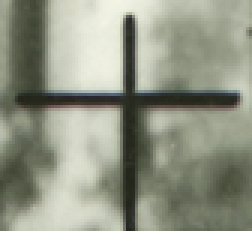
#> input picture sample_data/fiducial_template_bottom.tif, 84 x 77 px (shown 3 times larger)
$ python enhance_input_image.py ../sample_data/fiducial_template_bottom.tif ../sample_data/fiducial_template_left.tif
#> lines starting #> are read from the running program, lines starting #| are printed output that depends on the picture
# date: 02-03-2026
# author: MohantyB
# topic: historic aerial image processing
# description: script to enhance the input image by

import os, sys
import numpy as np
import cv2
from skimage import exposure
from PIL import Image
import matplotlib.pyplot as plt

# set the OpenCV log level to error to suppress warnings
# cv2.utils.logging.setLogLevel(cv2.utils.logging.LOG_LEVEL_ERROR)


def generate_histogram(image: np.ndarray, out_path: str, type: str) -> None:
    '''
    function to generate histogram and cdf of the input image and save
    the plot

    image: input image as numpy array
    out_path: path to save the histogram plot
    return: None
    '''
    # For color images, convert to grayscale for histogram
    if len(image.shape) == 3:
        image = cv2.cvtColor(image, cv2.COLOR_BGR2GRAY)
    # Determine bit depth from dtype (e.g., uint8 -> 8 bits)
    bit_depth = image.dtype.itemsize * 8
    # Number of possible intensity levels
    num_bins = 2 ** bit_depth
    # Histogram range is [0, max_value + 1]
    hist_range = [0, num_bins]
    # Calculate histogram with num_bins bins over range [0, num_bins]
    hist,_ = np.histogram(image.flatten(), bins = num_bins, range = hist_range)
    # Compute cumulative sum of histogram values
    # (Cumulative Distribution Function)
    cdf = hist.cumsum()
    # Normalize CDF to match histogram maximum for visualization
    cdf_normalized = cdf * float(hist.max()) / cdf.max()
    # clear the current figure
    plt.clf()
    # Plot the normalized CDF as a blue line
    plt.plot(cdf_normalized, color = 'b')
    # Plot histogram with num_bins bins as red bars
    plt.hist(image.flatten(), bins = num_bins, range = hist_range,
             color = 'r')
    # Set x-axis limits to [0, num_bins]
    plt.xlim([0,num_bins])
    # add axis names
    plt.xlabel('Pixel Intensity')
    plt.ylabel('Frequency')
    # add title
    plt.title(f'Histogram and CDF of the {type} Image')
    # Add legend identifying CDF and histogram lines
    plt.legend(('cdf','histogram'), loc = 'upper left')
    # Save the plot to the specified output path
    plt.savefig(out_path)
    # Display the plot
    # plt.show()

def save_image(image: np.ndarray, out_path: str, type: str) -> None:
    '''
    function to save the input image as tif file

    image: input image as numpy array
    out_path: path to save the image
    return: None
    '''
    # save the image using OpenCV
    cv2.imwrite(out_path, image)
    print(f"\t{type} image saved at: {out_path}")

def img_linear_stretch(img_gray_clahe: np.ndarray) -> np.ndarray:
    '''
    function to rescale the pixel values of the input image using linear
    stretching based on the 1st and 99th percentiles to avoid influence
    of outliers

    img_gray_clahe: input image as numpy array
    return: rescaled image as numpy array
    '''
    min_val = np.uint8(np.floor(np.percentile(img_gray_clahe, 1)))
    max_val = np.uint8(np.ceil(np.percentile(img_gray_clahe, 99)))
    img_rescale = exposure.rescale_intensity(img_gray_clahe, in_range=(min_val, max_val))
    return img_rescale

def clahe_equalize_image(img: np.ndarray, clipLimit=2.0,
                         tileGridSize=(8,8)) -> np.ndarray:
    '''
    Contrast Limited Adaptive Histogram Equalization
    Works for both grayscale and color images

    img_gray: input image (despite name, can be color or grayscale)
    return: enhanced image with same number of bands as input
    '''
    # Check if image is color or grayscale
    clahe = cv2.createCLAHE(clipLimit=clipLimit, tileGridSize=tileGridSize)
#
    if len(img.shape) == 3:
        # Color image - convert to LAB, apply CLAHE to L channel
        lab = cv2.cvtColor(img, cv2.COLOR_BGR2LAB)
        l, a, b = cv2.split(lab)
        # apply CLAHE to L channel
        l_clahe = clahe.apply(l)
        # rescale L channel using percentiles to avoid influence of
        # outliers
        l_rescale = img_linear_stretch(l_clahe)
        # Merge back and convert to BGR
        lab_rescale = cv2.merge([l_rescale, a, b])
        img_rescale = cv2.cvtColor(lab_rescale, cv2.COLOR_LAB2BGR)
    else:
        # Grayscale image
        img_gray_clahe = clahe.apply(img)
        # rescale using percentiles to avoid influence of outliers
        img_rescale = img_linear_stretch(img_gray_clahe)
#
    return img_rescale

def save_image_with_dpi(input_path: str, image: np.ndarray, out_path: str, type: str):
    '''
    Save image preserving DPI from input image
    '''
    # read original DPI
    with Image.open(input_path) as img_in:
        dpi = img_in.info.get('dpi', (300, 300))  # fallback if missing
    # convert OpenCV (BGR) to PIL (RGB)
    if len(image.shape) == 3:
        image_rgb = cv2.cvtColor(image, cv2.COLOR_BGR2RGB)
    else:
        image_rgb = image
    pil_img = Image.fromarray(image_rgb)
    # save with original DPI
    pil_img.save(out_path, dpi=dpi)
    print(f"\t{type} Image saved with preserved DPI at: {out_path}")


br_file_path = sys.argv[1]
hist_eq_file_path=sys.argv[2]

print(f"Processing image: {br_file_path}")

# read the image using OpenCV
image = cv2.imread(br_file_path, cv2.IMREAD_UNCHANGED)
#> image is the input picture: shape (77, 84, 4); mean B, G, R, A 131.9, 148.8, 144.5, 255

# check if the image is read properly
assert image is not None, "file could not be read"

# check if the image is grayscale or color
# if the image is not greyscale the the codes to enhance the
# image will have to change as the below functions work with
# grey scale images only
if len(image.shape) == 2:  # Grayscale image
    print("The image is grayscale.")
elif len(image.shape) == 3:  # Color image
    print("The image is color.")
elif len(image.shape) == 4:  # Multichannel image (e.g., RGBA)
    print("The image is multichannel (e.g., RGBA).")
    image = cv2.cvtColor(image, cv2.COLOR_BGRA2BGR)

# check the original image
# org_hist_file_path = hist_eq_file_path.replace('.tif', '_original_histogram.png').replace('.tiff', '_original_histogram.png')
org_hist_file_path = hist_eq_file_path.split('.tif')[0] + '_original_histogram.png'
generate_histogram(image, org_hist_file_path, type='original')
#> in generate_histogram, `hist,_ = np.histogram(image.flatten(), bins = num_bins, range = hist_r..`: hist = 256 values, max 60 at index 156, min 0 at index 0, mean 25.27
#> in generate_histogram, `cdf = hist.cumsum()`: cdf = 256 values from 0 to 6468
#> in generate_histogram, `cdf_normalized = cdf * float(hist.max()) / cdf.max()`: cdf_normalized = 256 values from 0 to 60
#> in generate_histogram, `plt.savefig(out_path)`:
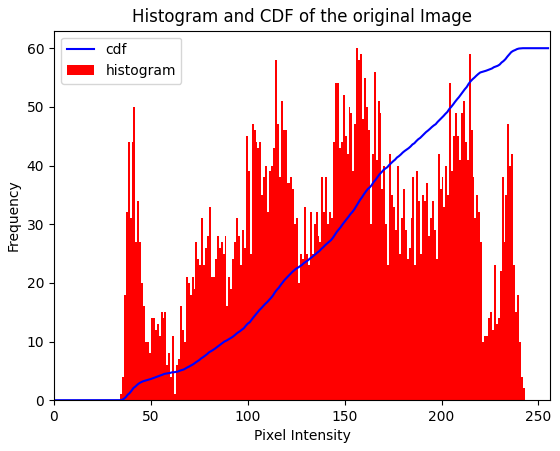
#> figure drawn by matplotlib, 1 panel; tallest bar 60 high, from x = 156 to 157; curve peaks at x = 242, y = 60

# option 3: apply CLAHE as per HSFM paper
# only if image has no border
clahe_hsfm_image = clahe_equalize_image(image)
#> in clahe_equalize_image, `lab = cv2.cvtColor(img, cv2.COLOR_BGR2LAB)`: lab: shape (77, 84, 3); mean of channels 0, 1, 2 153.3, 123.3, 136.5
#> in clahe_equalize_image, `l, a, b = cv2.split(lab)`:
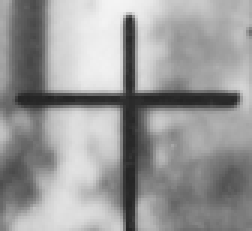
#> l: shape (77, 84) (shown 3 times larger); min 34, max 244, mean 153.3
#> in clahe_equalize_image, `l, a, b = cv2.split(lab)`:
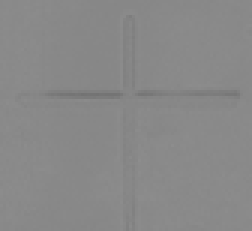
#> b: shape (77, 84) (shown 3 times larger); min 115, max 141, mean 136.5
#> in clahe_equalize_image, `l_clahe = clahe.apply(l)`:
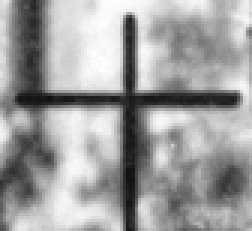
#> l_clahe: shape (77, 84) (shown 3 times larger); min 16, max 255, mean 159.3
#> in img_linear_stretch, `min_val = np.uint8(np.floor(np.percentile(img_gray_clahe, 1)))`: min_val = 25
#> in img_linear_stretch, `max_val = np.uint8(np.ceil(np.percentile(img_gray_clahe, 99)))`: max_val = 250
#> in img_linear_stretch, `img_rescale = exposure.rescale_intensity(img_gray_clahe, in_range=(min..`:
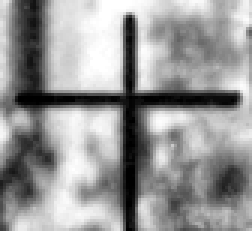
#> img_rescale: shape (77, 84) (shown 3 times larger); min 0, max 255, mean 151.7
#> in clahe_equalize_image, `lab_rescale = cv2.merge([l_rescale, a, b])`: lab_rescale: shape (77, 84, 3); mean of channels 0, 1, 2 151.7, 123.3, 136.5
#> in clahe_equalize_image, `img_rescale = cv2.cvtColor(lab_rescale, cv2.COLOR_LAB2BGR)`:
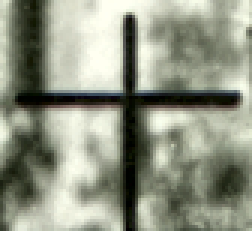
#> img_rescale: shape (77, 84, 3) (shown 3 times larger); mean B, G, R 131.7, 148.5, 144.2

# save the clahe hsfm enhanced image
# clahe_hsfm_hist_file_path = hist_eq_file_path.replace('.tif', '_clahe_histogram.png').replace('.tiff', '_clahe_histogram.png')
clahe_hsfm_hist_file_path = hist_eq_file_path.split('.tif')[0] + '_clahe_histogram.png'
generate_histogram(clahe_hsfm_image, clahe_hsfm_hist_file_path, type='clahe_hsfm')
#> call 2 of generate_histogram, with type = 'clahe_hsfm'
#> in generate_histogram (call 2), `hist,_ = np.histogram(image.flatten(), bins = num_bins, range = hist_r..`: hist = 256 values, max 92 at index 253, min 0 at index 254, mean 25.27
#> in generate_histogram (call 2), `cdf = hist.cumsum()`: cdf = 256 values from 1 to 6468
#> in generate_histogram (call 2), `cdf_normalized = cdf * float(hist.max()) / cdf.max()`: cdf_normalized = 256 values from 0.0142 to 92
#> in generate_histogram (call 2), `plt.savefig(out_path)`:
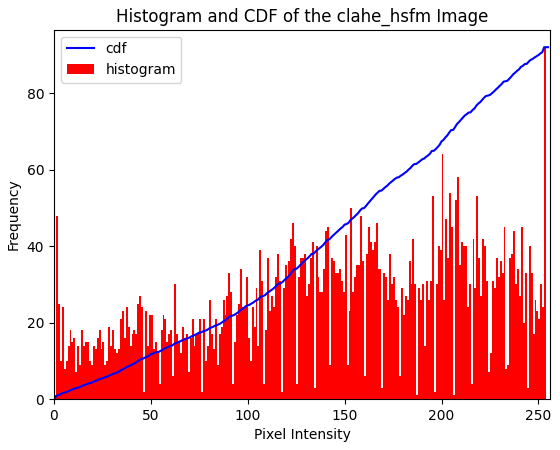
#> figure drawn by matplotlib, 1 panel; tallest bar 92 high, from x = 253 to 254; curve peaks at x = 253, y = 92

save_image_with_dpi(br_file_path, clahe_hsfm_image, hist_eq_file_path, type='clahe_hsfm')
print(f"\tCLAHE enhanced image saved at: {hist_eq_file_path}")
